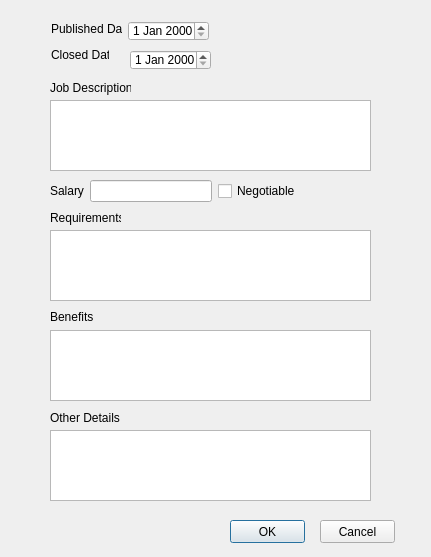
<?xml version="1.0" encoding="UTF-8"?>
<ui version="4.0">
 <class>add_vacancy</class>
 <widget class="QDialog" name="add_vacancy">
  <property name="geometry">
   <rect>
    <x>0</x>
    <y>0</y>
    <width>431</width>
    <height>557</height>
   </rect>
  </property>
  <property name="windowTitle">
   <string>Dialog</string>
  </property>
  <widget class="QLabel" name="label">
   <property name="geometry">
    <rect>
     <x>51</x>
     <y>21</y>
     <width>71</width>
     <height>16</height>
    </rect>
   </property>
   <property name="text">
    <string>Published Date</string>
   </property>
  </widget>
  <widget class="QLabel" name="label_2">
   <property name="geometry">
    <rect>
     <x>51</x>
     <y>47</y>
     <width>58</width>
     <height>16</height>
    </rect>
   </property>
   <property name="text">
    <string>Closed Date</string>
   </property>
  </widget>
  <widget class="QDateEdit" name="dateEdit_published">
   <property name="geometry">
    <rect>
     <x>128</x>
     <y>21</y>
     <width>81</width>
     <height>20</height>
    </rect>
   </property>
  </widget>
  <widget class="QDateEdit" name="dateEdit_closed">
   <property name="geometry">
    <rect>
     <x>130</x>
     <y>50</y>
     <width>81</width>
     <height>20</height>
    </rect>
   </property>
  </widget>
  <widget class="QLabel" name="label_3">
   <property name="geometry">
    <rect>
     <x>50</x>
     <y>80</y>
     <width>81</width>
     <height>16</height>
    </rect>
   </property>
   <property name="text">
    <string>Job Description</string>
   </property>
  </widget>
  <widget class="QTextEdit" name="textEdit_desc">
   <property name="geometry">
    <rect>
     <x>50</x>
     <y>100</y>
     <width>321</width>
     <height>71</height>
    </rect>
   </property>
  </widget>
  <widget class="QLabel" name="label_5">
   <property name="geometry">
    <rect>
     <x>50</x>
     <y>210</y>
     <width>71</width>
     <height>16</height>
    </rect>
   </property>
   <property name="text">
    <string>Requirements</string>
   </property>
  </widget>
  <widget class="QTextEdit" name="textEdit_require">
   <property name="geometry">
    <rect>
     <x>50</x>
     <y>230</y>
     <width>321</width>
     <height>71</height>
    </rect>
   </property>
  </widget>
  <widget class="QTextEdit" name="textEdit_bene">
   <property name="geometry">
    <rect>
     <x>50</x>
     <y>330</y>
     <width>321</width>
     <height>71</height>
    </rect>
   </property>
  </widget>
  <widget class="QTextEdit" name="textEdit_other">
   <property name="geometry">
    <rect>
     <x>50</x>
     <y>430</y>
     <width>321</width>
     <height>71</height>
    </rect>
   </property>
  </widget>
  <widget class="QLabel" name="label_6">
   <property name="geometry">
    <rect>
     <x>50</x>
     <y>310</y>
     <width>47</width>
     <height>13</height>
    </rect>
   </property>
   <property name="text">
    <string>Benefits</string>
   </property>
  </widget>
  <widget class="QLabel" name="label_7">
   <property name="geometry">
    <rect>
     <x>50</x>
     <y>410</y>
     <width>71</width>
     <height>16</height>
    </rect>
   </property>
   <property name="text">
    <string>Other Details</string>
   </property>
  </widget>
  <widget class="QPushButton" name="pushButton_add_vacancy">
   <property name="geometry">
    <rect>
     <x>230</x>
     <y>520</y>
     <width>75</width>
     <height>23</height>
    </rect>
   </property>
   <property name="text">
    <string>OK</string>
   </property>
  </widget>
  <widget class="QPushButton" name="pushButton_back">
   <property name="geometry">
    <rect>
     <x>320</x>
     <y>520</y>
     <width>75</width>
     <height>23</height>
    </rect>
   </property>
   <property name="text">
    <string>Cancel</string>
   </property>
  </widget>
  <widget class="QWidget" name="">
   <property name="geometry">
    <rect>
     <x>50</x>
     <y>180</y>
     <width>251</width>
     <height>22</height>
    </rect>
   </property>
   <layout class="QGridLayout" name="gridLayout">
    <item row="0" column="0">
     <widget class="QLabel" name="label_4">
      <property name="text">
       <string>Salary</string>
      </property>
     </widget>
    </item>
    <item row="0" column="1">
     <widget class="QLineEdit" name="lineEdit_salary"/>
    </item>
    <item row="0" column="2">
     <widget class="QCheckBox" name="checkBox_nego">
      <property name="text">
       <string>Negotiable</string>
      </property>
     </widget>
    </item>
   </layout>
  </widget>
 </widget>
 <resources/>
 <connections/>
</ui>
